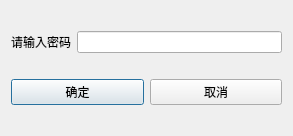
<?xml version="1.0" encoding="UTF-8"?>
<ui version="4.0">
 <class>Dialog_code</class>
 <widget class="QDialog" name="Dialog_code">
  <property name="geometry">
   <rect>
    <x>0</x>
    <y>0</y>
    <width>293</width>
    <height>136</height>
   </rect>
  </property>
  <property name="windowTitle">
   <string>连接设备</string>
  </property>
  <layout class="QVBoxLayout" name="verticalLayout">
   <item>
    <layout class="QHBoxLayout" name="horizontalLayout">
     <item>
      <widget class="QLabel" name="label">
       <property name="text">
        <string>请输入密码</string>
       </property>
      </widget>
     </item>
     <item>
      <widget class="QLineEdit" name="lineEdit_2"/>
     </item>
    </layout>
   </item>
   <item>
    <layout class="QHBoxLayout" name="horizontalLayout_2">
     <item>
      <widget class="QPushButton" name="pushButton">
       <property name="text">
        <string>确定</string>
       </property>
      </widget>
     </item>
     <item>
      <widget class="QPushButton" name="pushButton_2">
       <property name="text">
        <string>取消</string>
       </property>
      </widget>
     </item>
    </layout>
   </item>
  </layout>
 </widget>
 <resources/>
 <connections/>
</ui>
